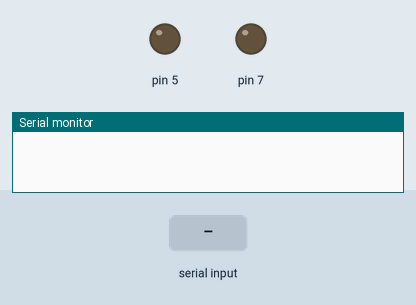
A sketch run on a simulated Arduino Uno, built with avr-gcc and run on an emulated ATmega328P. On the bench: output pins drawn as LEDs (lit = HIGH), the last lines printed to the serial monitor. The inputs (shaded band) are chosen by the test bench.

Above: at 1.2 s.
1.3 s: "1" received over Serial
At 2.4 s:
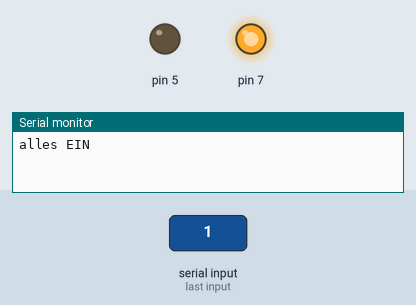
Timing chart, 0 to 4.3 s (numbered marks = the images above; inputs shaded):
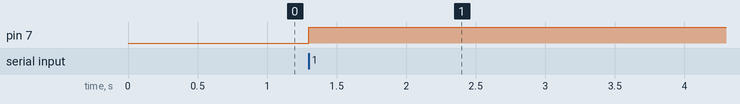

Measured:
- after the input at 1.3 s, pin 7: LOW → HIGH at once

The sketch:

DVR-Test.ino
```cpp
int incomingByte = 0; // for incoming serial data

void setup() {
  Serial.begin(9600); // opens serial port, sets data rate to 9600 bps
  pinMode(7, OUTPUT);
  pinMode(5, INPUT);


}

void loop() {
  // send data only when you receive data:
  if (Serial.available() > 0) {
    // read the incoming byte:
    incomingByte = Serial.read();

    // say what you got:
    //Serial.print("I received: ");
    //Serial.println(incomingByte, DEC);
    if(incomingByte ==48){ //TASTE 0
      Serial.println("alles AUS");

      dvrTrigger();
      delay(10000);
      digitalWrite(7, LOW);

      }
      if(incomingByte ==49){//TASTE 1
      Serial.println("alles EIN");
      digitalWrite(7, HIGH);
      delay(10000);
      dvrTrigger();
      }

      if(incomingByte ==52){ //TASTE 4
      Serial.println("DVR EIN");
      digitalWrite(7, HIGH);
      }

      if(incomingByte ==53){ //TASTE 5
      Serial.println("DVR AUS");
      digitalWrite(7, LOW);
      }

      if(incomingByte ==54){ //TASTE 6
      Serial.println("DVR Trigger");
      dvrTrigger();
      }

  }
}

void dvrTrigger(){
  pinMode(5, OUTPUT);
  digitalWrite(5, LOW);
  delay(1000);
  pinMode(5, INPUT);

  }
```
